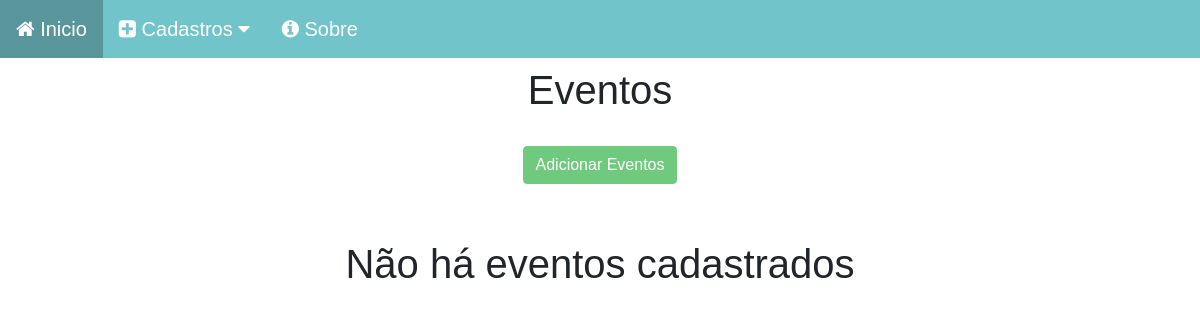
Before: /evento/ with the older database file.
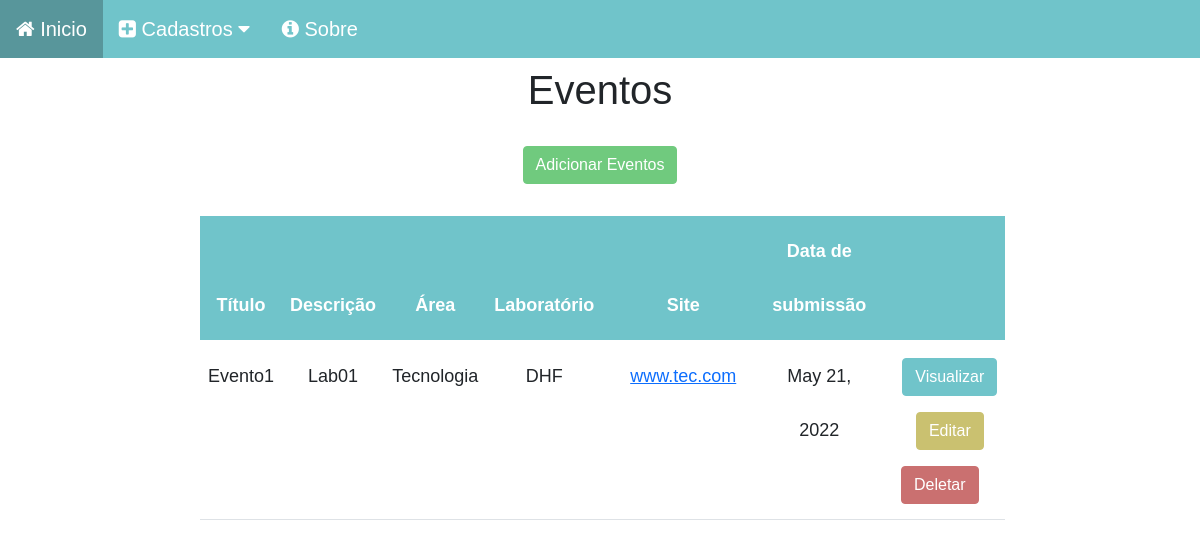
After: the same page with the newer database file.
### evento_app/models.py (models this page shows, shortened)
class Evento(models.Model):
    titulo = models.CharField(max_length=50)
    descricao = models.CharField(max_length=150)
    area = models.CharField(max_length=50)
    laboratorio = models.ForeignKey(Lab, on_delete=models.CASCADE,null=True, blank=True )
    site = models.CharField(max_length=150)
    data_sbm = models.DateField(auto_now_add=True)

### laboratorio_app/models.py (models this page shows)
class Lab(models.Model):
    descricao = models.CharField(max_length=60)
    nome = models.CharField(max_length=60)
    coordenador = models.ForeignKey(Membro,on_delete=models.SET_NULL, related_name='coordenador', null=True, blank=True)
    vice_coordenador = models.ForeignKey(Membro, on_delete=models.SET_NULL, related_name='vice_coordenador', null=True, blank=True)
    def __str__(self):
        return self.nome

### evento_app/views.py (the view)
# urls.py: path('', views.home, name='home'),
def home(request):
    data = {}
    data['evt'] = Evento.objects.all()
    return render(request,'event_index.html',data)

### evento_app/templates/event_index.html (shortened to what this page needs)
{% load static %}
<!DOCTYPE html>
<html lang="pt-br">
<head>
    <link href="https://cdn.jsdelivr.net/npm/bootstrap@5.0.2/dist/css/bootstrap.min.css" rel="stylesheet">
    <link rel="stylesheet" href="{% static 'css/estilo.css' %}">
    <link rel="stylesheet" href="{% static 'css/line.css' %}">
    <link rel="stylesheet" href="https://cdnjs.cloudflare.com/ajax/libs/font-awesome/4.7.0/css/font-awesome.min.css">
</head>
<body>
    <div class="navbar-css">
        <a href="/">
            <i class="fa fa-home" aria-hidden="true"></i>
            Inicio
        </a>
        <div class="dropdown-css">
          <button class="dropbtn-css">
            <i class="fa fa-plus-square" aria-hidden="true"></i>
            Cadastros
            <i class="fa fa-caret-down"></i>
          </button>
        </div>
        <a href="#">
            <i class="fa fa-info-circle" aria-hidden="true"></i>
            Sobre
        </a>
    </div>
    <div class='col-8 m-auto pt-2 pb-2 text-center'>
        <h1>Eventos</h1>
    </div>
    <div class='col-8 m-auto pt-3 pb-2 text-center'>
        <a href="{% url 'evento:eventForm' %}" class="btn btn-add">Adicionar Eventos</a>
    </div>
    {% if evt %}
    <div class='col-8 m-auto pt-4 pb-2 text-center'>
        <table class="table">
            <thead class="thead-dark">
              <tr>
                <th scope="col">Título</th>
                <th scope="col">Descrição</th>
                <th scope="col">Área</th>
                <th scope="col">Laboratório</th>
                <th scope="col">Site</th>
                <th scope="col">Data de submissão</th>
                <th scope="col"></th>
              </tr>
            </thead>
            <tbody>
                {% for evts in evt %}
                    <tr>
                        <td>{{evts.titulo}}</td>
                        <td>{{evts.descricao}}</td>
                        <td>{{evts.area}}</td>
                        <td>{{evts.laboratorio}}</td>
                        <td><a href ="#">{{evts.site}}<a></td>
                        <td>{{evts.data_sbm}}</td>
                        <td>
                            <a href="{% url 'evento:eventView' evts.id %}" class="btn btn-view">Visualizar</a>
                            <a href="{% url 'evento:eventEdit' evts.id %}" class="btn btn-edit">Editar</a></th>
                            <form method="post" action="{% url 'evento:eventDelete' evts.id %}" class="btn">
                                <button type="submit" class="btn btn-delete">
                                    Deletar
                                </button>
                            </form>
                        </td>
                    </tr>
                {% endfor %}
            </tbody>
        </table>
    </div>
    {% else %}
    <h1 class ='text-center mt-5'>
        Não há eventos cadastrados
    </h1>
    {% endif %}
</body>
</html>

### static/css/estilo.css (style rules this page uses)
* { margin: 0; padding: 0; box-sizing: border-box; }
body { font-family: Arial, Helvetica, sans-serif; font-size: 18px; }
.navbar-css { overflow: hidden; background-color: #70C4CA; }
.navbar-css a { float: left; font-size: 20px; color: white; text-align: center; padding: 14px 16px; text-decoration: none; }
.dropdown-css { float: left; overflow: hidden; }
.dropdown-css .dropbtn-css { font-size: 20px; border: none; outline: none; color: white; padding: 14px 16px; background-color: inherit; font-family: inherit; margin: 0; }
.btn-add { color: #fff; background-color: #70CA7E; border-color: #70CA7E; }
.btn-view { color: #fff; background-color: #70C4CA; border-color: #70C4CA; }
.btn-edit { color: #fff; background-color: #CAC170; border-color: #CAC170; }
.btn-delete { color: #fff; background-color: #CA7070; border-color: #CA7070; }
.table { font-family: Arial, Helvetica, sans-serif; border-collapse: collapse; width: 100%; }
.table td, .table th { padding: 8px; }
.table th { padding-top: 12px; padding-bottom: 12px; text-align: center; background-color: #70C4CA; color: #fff; }
td a { margin-left: 20px; }

### static/css/line.css (style rules this page uses)
.table td, .table th { padding: 8px; line-height: 3; }

Changed rows visible on the page:
added Evento: titulo "Evento1", descricao "Lab01", area "Tecnologia", laboratorio "DHF", site "www.tec.com", data_sbm "May 21, 2022"
Other visible differences:
text no longer shown: "Não há eventos cadastrados"
text now shown: "Título Descrição Área Laboratório Site Data de submissão"
